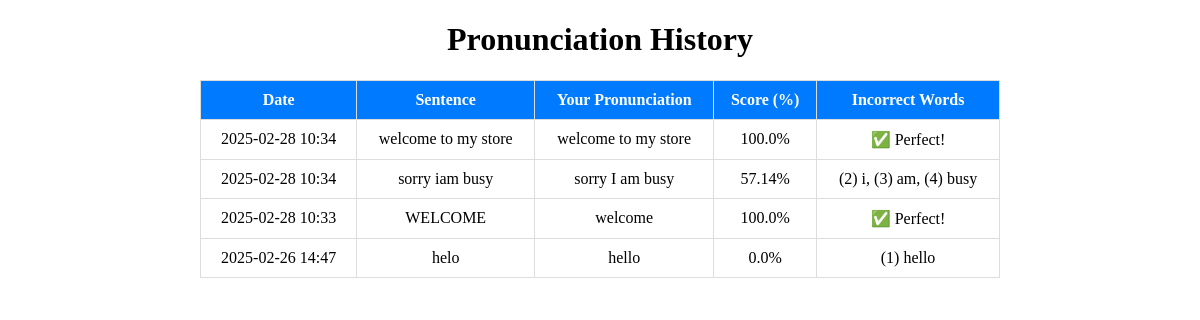
The app's page /history (signed in), older data.
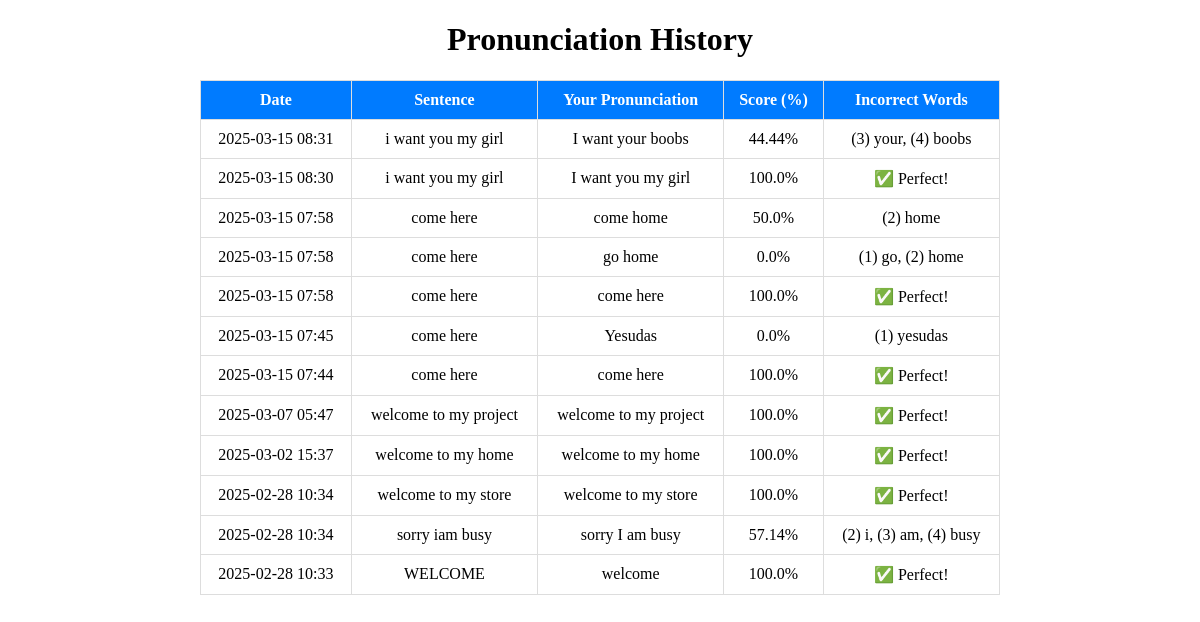
The same page, newer data.
### app.py (models this page shows)
class PronunciationHistory(db.Model):
    id = db.Column(db.Integer, primary_key=True)
    user_id = db.Column(db.Integer, db.ForeignKey('user.id'), nullable=False)
    sentence = db.Column(db.Text, nullable=False)
    transcript = db.Column(db.Text, nullable=False)
    similarity_score = db.Column(db.Float, nullable=False)
    incorrect_words = db.Column(db.Text, nullable=True)
    timestamp = db.Column(db.DateTime, default=db.func.current_timestamp())
    user = db.relationship('User', backref=db.backref('history', lazy=True))

### app.py (the view)
@app.route('/history')
@login_required
def history():
    if 'user_id' not in session:
        flash('Please log in to view your history.', 'danger')
        return redirect(url_for('login'))
    user_history = PronunciationHistory.query.filter_by(user_id=session['user_id']).order_by(PronunciationHistory.timestamp.desc()).all()
    return render_template('history.html', history=user_history)

### app.py (called while the page is built)
def login_required(f):
    @wraps(f)
    def decorated_function(*args, **kwargs):
        if 'user_id' not in session:
            if request.endpoint != 'login':  # Prevent infinite redirect
                flash('Please log in to access this page.', 'danger')
                return redirect(url_for('login'))
        return f(*args, **kwargs)
    return decorated_function

### templates/history.html (shortened to what this page needs)
<!DOCTYPE html>
<html lang="en">
<head>
    <link rel="stylesheet" href="{{ url_for('static', filename='history.css') }}">
</head>
<body>
    <div class="container">
        <h1>Pronunciation History</h1>
        <table>
            <thead>
                <tr>
                    <th>Date</th>
                    <th>Sentence</th>
                    <th>Your Pronunciation</th>
                    <th>Score (%)</th>
                    <th>Incorrect Words</th>
                </tr>
            </thead>
            <tbody>
                {% for entry in history %}
                <tr>
                    <td>{{ entry.timestamp.strftime('%Y-%m-%d %H:%M') }}</td>
                    <td>{{ entry.sentence }}</td>
                    <td>{{ entry.transcript }}</td>
                    <td>{{ entry.similarity_score|round(2) }}%</td>
                    <td>{{ entry.incorrect_words if entry.incorrect_words else "✅ Perfect!" }}</td>
                </tr>
                {% endfor %}
            </tbody>
        </table>
    </div>
</body>
</html>

### static/history.css (style rules this page uses)
.container { max-width: 800px; margin: 20px auto; text-align: center; }
table { width: 100%; border-collapse: collapse; margin-top: 20px; }
th, td { border: 1px solid #ddd; padding: 10px; }
th { background-color: #007BFF; color: white; }

Row changes from the older to the newer data that the page shows:
removed PronunciationHistory: timestamp "2025-02-26 14:47", sentence "helo", transcript "hello", similarity_score "0.0", incorrect_words "(1) hello"
added PronunciationHistory: timestamp "2025-03-15 08:31", sentence "i want you my girl", transcript "I want your boobs", similarity_score "44.44", incorrect_words "(3) your, (4) boobs"
added PronunciationHistory: timestamp "2025-03-15 08:30", sentence "i want you my girl", transcript "I want you my girl", similarity_score "100.0", incorrect_words "✅ Perfect!"
added PronunciationHistory: timestamp "2025-03-15 07:58", sentence "come here", transcript "come home", similarity_score "50.0", incorrect_words "(2) home"
added PronunciationHistory: timestamp "2025-03-15 07:58", sentence "come here", transcript "go home", similarity_score "0.0", incorrect_words "(1) go, (2) home"
added PronunciationHistory: timestamp "2025-03-15 07:58", sentence "come here", transcript "come here", similarity_score "100.0", incorrect_words "✅ Perfect!"
added PronunciationHistory: timestamp "2025-03-15 07:45", sentence "come here", transcript "Yesudas", similarity_score "0.0", incorrect_words "(1) yesudas"
added PronunciationHistory: timestamp "2025-03-15 07:44", sentence "come here", transcript "come here", similarity_score "100.0", incorrect_words "✅ Perfect!"
added PronunciationHistory: timestamp "2025-03-07 05:47", sentence "welcome to my project", transcript "welcome to my project", similarity_score "100.0", incorrect_words "✅ Perfect!"
added PronunciationHistory: timestamp "2025-03-02 15:37", sentence "welcome to my home", transcript "welcome to my home", similarity_score "100.0", incorrect_words "✅ Perfect!"
